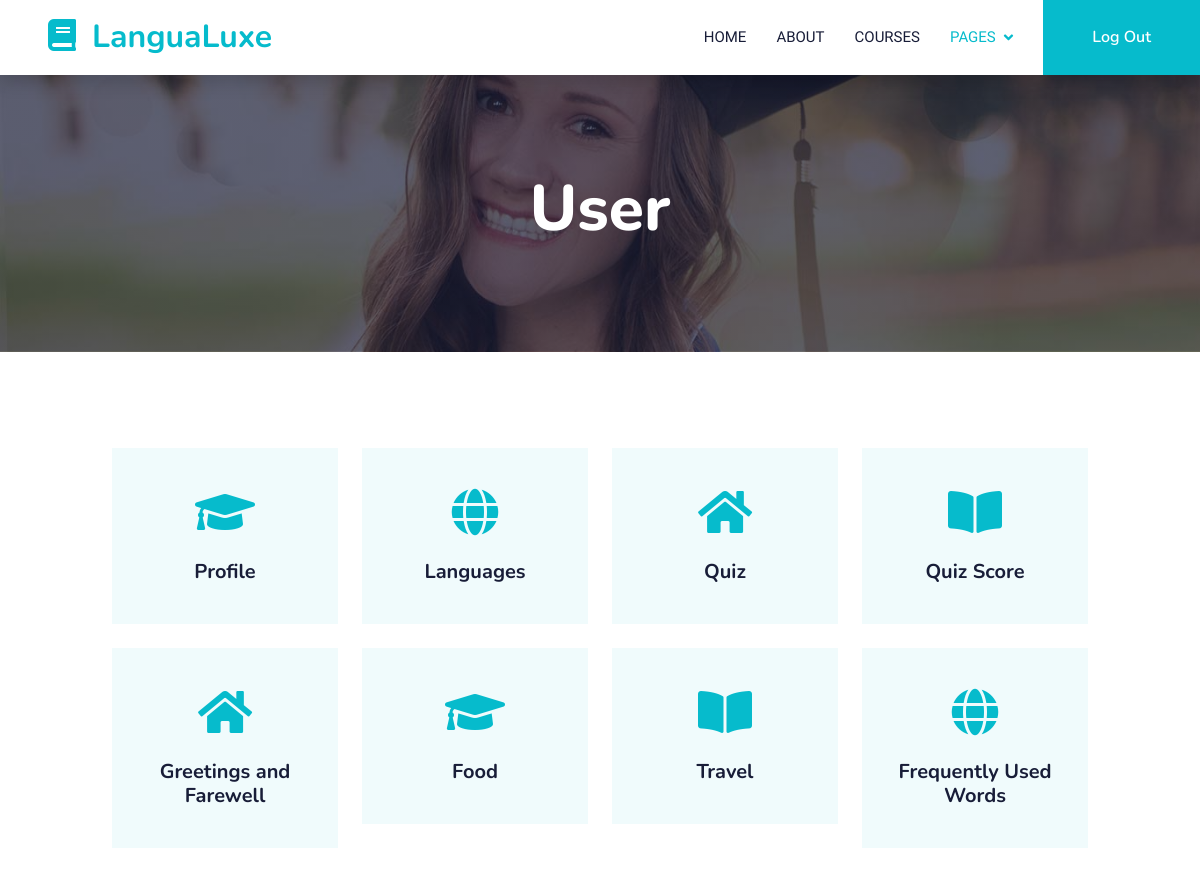
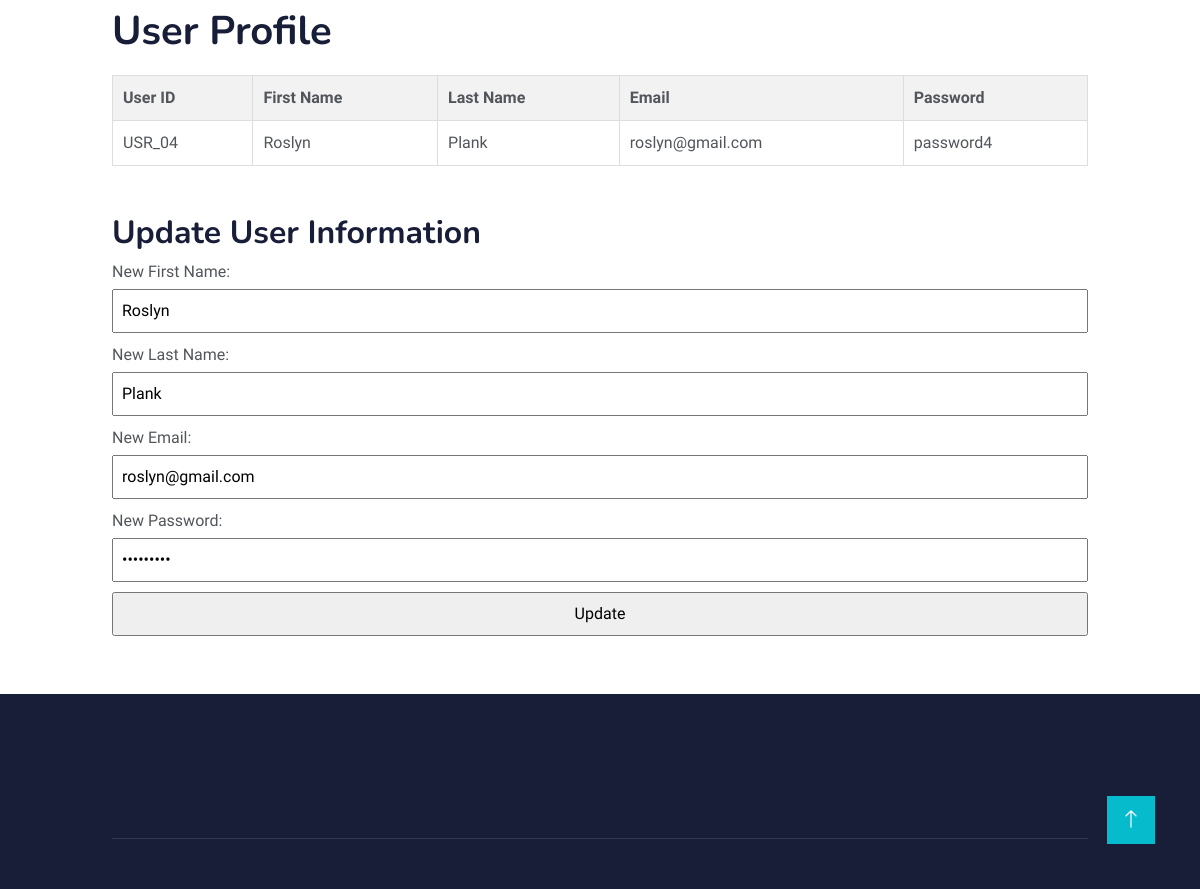
The app's page /LanguageLearning/Userhome.php (signed in) with its own data (2 pictures, top to bottom).
### tables this page shows
CREATE TABLE user (
    `userid` VARCHAR(6),
    `firstname` VARCHAR(8) NOT NULL,
    `lastname` VARCHAR(9),
    `email` VARCHAR(18) NOT NULL,
    `password` VARCHAR(18) NOT NULL,
    PRIMARY KEY (`userid`)
);

### LanguageLearning/getuserinfo.php (called while the page is built, shortened)
<?php
include("config1.php");
if (isset($_SESSION['email'])) {
    $email = $_SESSION['email'];
    $userInfoQuery = "SELECT * FROM user WHERE email = '$email'";
    $userInfoResult = mysqli_query($conn, $userInfoQuery);
    $userInfo = mysqli_fetch_assoc($userInfoResult);
}
?>

### LanguageLearning/Userhome.php (the view, shortened to what this page needs)
<!DOCTYPE html>
<html lang="en">
<head>
    <link href="https://cdnjs.cloudflare.com/ajax/libs/font-awesome/5.10.0/css/all.min.css" rel="stylesheet">
    <link href="https://cdn.jsdelivr.net/npm/bootstrap-icons@1.4.1/font/bootstrap-icons.css" rel="stylesheet">
    <link href="lib/animate/animate.min.css" rel="stylesheet">
    <link href="lib/owlcarousel/assets/owl.carousel.min.css" rel="stylesheet">
    <link href="css/bootstrap.min.css" rel="stylesheet">
    <link href="css/style.css" rel="stylesheet">
    <link rel="stylesheet" type="text/css" href="admin.css">
</head>
<body>
    <nav class="navbar navbar-expand-lg bg-white navbar-light shadow sticky-top p-0">
        <a href="index.html" class="navbar-brand d-flex align-items-center px-4 px-lg-5">
            <h2 class="m-0 text-primary"><i class="fa fa-book me-3"></i>LanguaLuxe</h2>
        </a>
        <div class="collapse navbar-collapse" id="navbarCollapse">
            <div class="navbar-nav ms-auto p-4 p-lg-0">
                <a href="index.php" class="nav-item nav-link">Home</a>
                <a href="about.html" class="nav-item nav-link">About</a>
                <a href="courses.html" class="nav-item nav-link">Courses</a>
                <div class="nav-item dropdown">
                    <a href="#" class="nav-link dropdown-toggle active" data-bs-toggle="dropdown">Pages</a>
                </div>
            </div>
            <a href="logout.php" class="btn btn-primary py-4 px-lg-5 d-none d-lg-block">Log Out</a>
        </div>
    </nav>
    <div class="container-fluid bg-primary py-5 mb-5 page-header">
        <div class="container py-5">
            <div class="row justify-content-center">
                <div class="col-lg-10 text-center">
                    <h1 class="display-3 text-white animated slideInDown">User</h1>
                </div>
            </div>
        </div>
    </div>
    <div class="container-xxl py-5">
        <div class="container">
            <div class="row g-4">
                <div class="col-lg-3 col-sm-6 wow fadeInUp" data-wow-delay="0.1s">
                    <div class="service-item text-center pt-3">
                        <div class="p-4">
                            <i class="fa fa-3x fa-graduation-cap text-primary mb-4"></i>
                            <a href="Userhome.php"><h5 class="mb-3">Profile</h5></a>
                        </div>
                    </div>
                </div>
                <div class="col-lg-3 col-sm-6 wow fadeInUp" data-wow-delay="0.3s">
                    <div class="service-item text-center pt-3">
                        <div class="p-4">
                            <i class="fa fa-3x fa-globe text-primary mb-4"></i>
                            <a href="Languages1.php"><h5 class="mb-3">Languages</h5></a>
                        </div>
                    </div>
                </div>
                <div class="col-lg-3 col-sm-6 wow fadeInUp" data-wow-delay="0.5s">
                    <div class="service-item text-center pt-3">
                        <div class="p-4">
                            <i class="fa fa-3x fa-home text-primary mb-4"></i>
                            <a href="Quiz1.php"><h5 class="mb-3">Quiz</h5></a>
                        </div>
                    </div>
                </div>
                <div class="col-lg-3 col-sm-6 wow fadeInUp" data-wow-delay="0.7s">
                    <div class="service-item text-center pt-3">
                        <div class="p-4">
                            <i class="fa fa-3x fa-book-open text-primary mb-4"></i>
                            <a href=""><h5 class="mb-3">Quiz Score</h5></a>
                        </div>
                    </div>
                </div>
                <div class="col-lg-3 col-sm-6 wow fadeInUp" data-wow-delay="0.5s">
                    <div class="service-item text-center pt-3">
                        <div class="p-4">
                            <i class="fa fa-3x fa-home text-primary mb-4"></i>
                            <a href="Greetings1.php"><h5 class="mb-3">Greetings and Farewell</h5></a>
                        </div>
                    </div>
                </div>
                <div class="col-lg-3 col-sm-6 wow fadeInUp" data-wow-delay="0.11s">
                    <div class="service-item text-center pt-3">
                        <div class="p-4">
                            <i class="fa fa-3x fa-graduation-cap text-primary mb-4"></i>
                            <a href="Food1.php"><h5 class="mb-3">Food</h5></a>
                        </div>
                    </div>
                </div>
                <div class="col-lg-3 col-sm-6 wow fadeInUp" data-wow-delay="0.9s">
                    <div class="service-item text-center pt-3">
                        <div class="p-4">
                            <i class="fa fa-3x fa-book-open text-primary mb-4"></i>
                            <a href="Travel1.php"><h5 class="mb-3">Travel</h5></a>
                        </div>
                    </div>
                </div>
                <div class="col-lg-3 col-sm-6 wow fadeInUp" data-wow-delay="0.8s">
                    <div class="service-item text-center pt-3">
                        <div class="p-4">
                            <i class="fa fa-3x fa-globe text-primary mb-4"></i>
                            <a href="Frequent1.php"><h5 class="mb-3">Frequently Used Words</h5></a>
                        </div>
                    </div>
                </div>
            </div>
        </div>
    </div>
  <?php
include("getuserinfo.php");
?>
    <div class="container">
        <h1>User Profile</h1>
        <?php if ($userInfo) : ?>
            <table>
                <tr>
                    <th>User ID</th>
                    <th>First Name</th>
                    <th>Last Name</th>
                    <th>Email</th>
                    <th>Password</th>
                </tr>
                <tr>
                    <td><?php echo $userInfo['userid']; ?></td>
                    <td><?php echo $userInfo['firstname']; ?></td>
                    <td><?php echo $userInfo['lastname']; ?></td>
                    <td><?php echo $userInfo['email']; ?></td>
                    <td><?php echo $userInfo['password']; ?></td>
                </tr>
            </table>
            <br>
            <br>
            <h2>Update User Information</h2>
            <form method="post" action="<?php echo htmlspecialchars($_SERVER["PHP_SELF"]); ?>">
                <label for="newFirstName">New First Name:</label>
                <input type="text" id="newFirstName" name="newFirstName" value="<?php echo $userInfo['firstname']; ?>"><br>
                <label for="newLastName">New Last Name:</label>
                <input type="text" id="newLastName" name="newLastName" value="<?php echo $userInfo['lastname']; ?>"><br>
                <label for="newEmail">New Email:</label>
                <input type="email" id="newEmail" name="newEmail" value="<?php echo $userInfo['email']; ?>"><br>
                <label for="newPassword">New Password:</label>
                <input type="password" id="newPassword" name="newPassword" value="<?php echo $userInfo['password']; ?>"><br>
                <input type="submit" value="Update">
            </form>
        <?php else : ?>
            <p>User not found or not logged in.</p>
        <?php endif; ?>
    </div>
    <div class="container-fluid bg-dark text-light footer pt-5 mt-5 wow fadeIn" data-wow-delay="0.1s">
        <div class="container py-5">
            <div class="row g-5">
            </div>
        </div>
        <div class="container">
            <div class="copyright">
            </div>
        </div>
    </div>
    <a href="#" class="btn btn-lg btn-primary btn-lg-square back-to-top"><i class="bi bi-arrow-up"></i></a>
</body>
</html>

### LanguageLearning/css/style.css (style rules this page uses)
:root { --primary: #06BBCC; --light: #F0FBFC; --dark: #181d38; }
.back-to-top { position: fixed; display: none; right: 45px; bottom: 45px; z-index: 99; }
.btn { font-family: 'Nunito', sans-serif; font-weight: 600; transition: .5s; }
.btn.btn-primary, .btn.btn-secondary { color: #FFFFFF; }
.btn-lg-square { width: 48px; height: 48px; }
.btn-square, .btn-sm-square, .btn-lg-square { padding: 0; display: flex; align-items: center; justify-content: center; font-weight: normal; border-radius: 0px; }
.navbar .dropdown-toggle::after { border: none; content: "\f107"; font-family: "Font Awesome 5 Free"; font-weight: 900; vertical-align: middle; margin-left: 8px; }
.navbar-light .navbar-nav .nav-link { margin-right: 30px; padding: 25px 0; color: #FFFFFF; font-size: 15px; text-transform: uppercase; outline: none; }
.navbar-light .navbar-nav .nav-link:hover, .navbar-light .navbar-nav .nav-link.active { color: var(--primary); }
.navbar-light .navbar-brand, .navbar-light a.btn { height: 75px; }
.navbar-light .navbar-nav .nav-link { color: var(--dark); font-weight: 500; }
.navbar-light.sticky-top { top: -100px; transition: .5s; }
.page-header { background: linear-gradient(rgba(24, 29, 56, .7), rgba(24, 29, 56, .7)), url(../img/carousel-1.jpg); background-position: center center; background-repeat: no-repeat; background-size: cover; }
.service-item { background: var(--light); transition: .5s; }
.service-item * { transition: .5s; }
.footer .copyright { padding: 25px 0; font-size: 15px; border-top: 1px solid rgba(256, 256, 256, .1); }

### LanguageLearning/admin.css (style rules this page uses)
.container { max-width: 1000px; margin: 0 auto; }
form { margin-bottom: 20px; }
form label { display: block; margin-bottom: 5px; }
form input { width: 100%; padding: 8px; margin-bottom: 10px; box-sizing: border-box; }
table { width: 100%; border-collapse: collapse; margin-top: 20px; }
table th, table td { border: 1px solid #ddd; padding: 10px; text-align: left; }
table th { background-color: #f2f2f2; }
.mb-4 { margin-bottom: 20px; }

### records on screen
user: userid "USR_04", firstname "Roslyn", lastname "Plank", email "roslyn@gmail.com", password "password4", newFirstName "Roslyn", newLastName "Plank", newEmail "roslyn@gmail.com"
